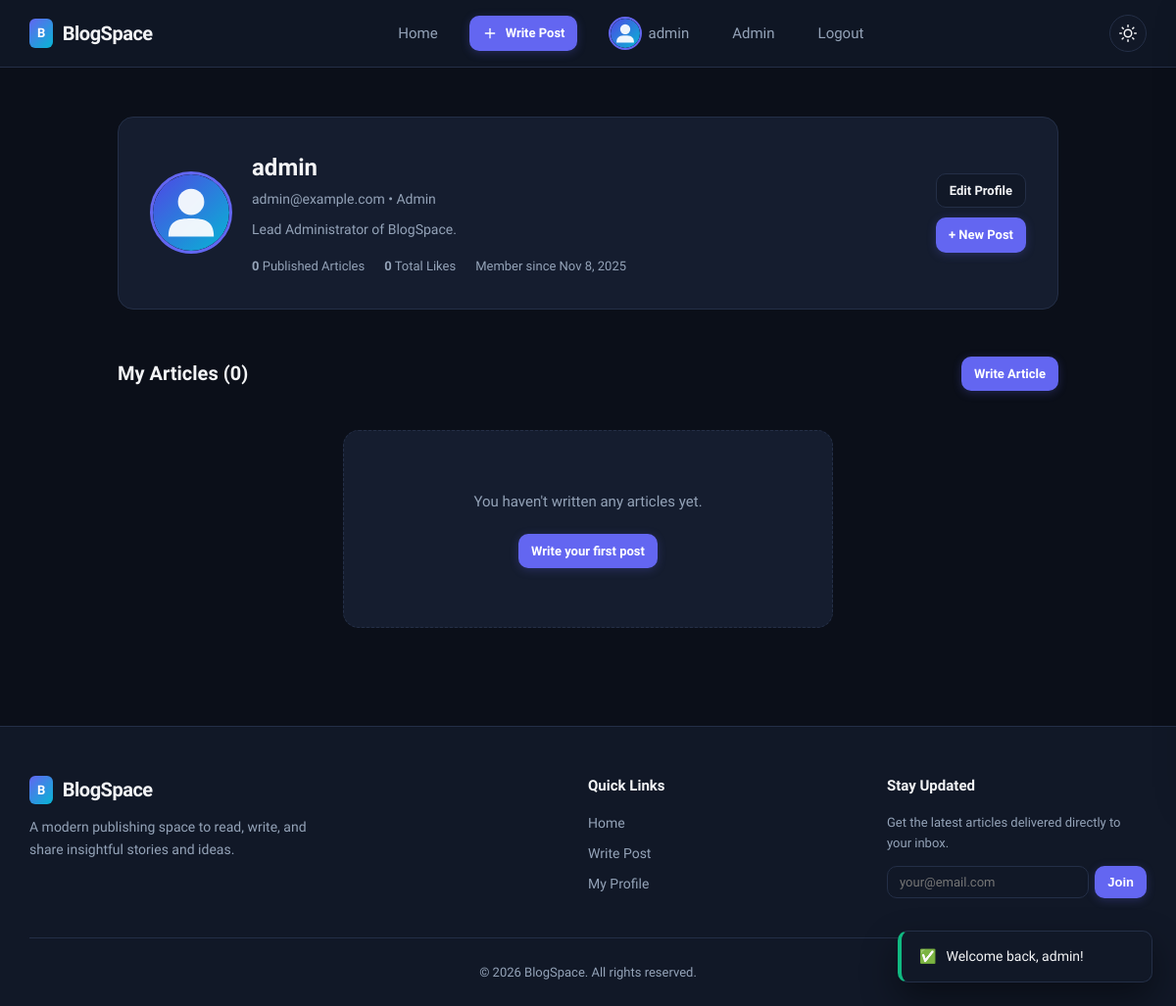
The app's page /profile.php (signed in) with its own data.
### tables this page shows
CREATE TABLE IF NOT EXISTS user (
  id INT AUTO_INCREMENT PRIMARY KEY,
  username VARCHAR(50) NOT NULL UNIQUE,
  email VARCHAR(150) NOT NULL UNIQUE,
  password VARCHAR(255) NOT NULL,
  role VARCHAR(30) DEFAULT 'user',
  profile_image VARCHAR(255) DEFAULT NULL,
  bio TEXT DEFAULT NULL,
  created_at TIMESTAMP DEFAULT CURRENT_TIMESTAMP
);

### inc/helpers.php (called while the page is built, shortened)
<?php
function is_logged_in() {
    return !empty($_SESSION['user']) && !empty($_SESSION['user']['id']);
}
function is_admin() {
    return is_logged_in() && (($_SESSION['user']['role'] ?? '') === 'admin');
}
function get_avatar_url($profileImage) {
    return BASE_URL . 'assets/default-avatar.svg';
}

### profile.php (the view, shortened to what this page needs)
<?php
require_once __DIR__ . '/inc/helpers.php';
$uid = current_user_id();
$stmt = $pdo->prepare('SELECT id, username, email, profile_image, bio, role, created_at FROM `user` WHERE id = :id LIMIT 1');
$stmt->execute([':id' => $uid]);
$user = $stmt->fetch();
$postStmt = $pdo->prepare('
    SELECT p.*, c.name AS category_name,
    (SELECT COUNT(*) FROM post_like WHERE post_id = p.id) AS likes_count
    FROM blogPost p
    LEFT JOIN category c ON p.category_id = c.id
    WHERE p.user_id = :uid
    ORDER BY p.created_at DESC
');
$postStmt->execute([':uid' => $uid]);
$myPosts = $postStmt->fetchAll();
$likesCountStmt = $pdo->prepare('
    SELECT COUNT(*) FROM post_like pl
    JOIN blogPost bp ON pl.post_id = bp.id
    WHERE bp.user_id = :uid
');
$likesCountStmt->execute([':uid' => $uid]);
$totalLikes = (int)$likesCountStmt->fetchColumn();
require_once __DIR__ . '/inc/header.php';
?>
<div class="article-container" style="max-width:960px;">
  <div class="author-card-box" style="margin-top:20px;padding:32px;">
    <img src="<?php echo get_avatar_url($user['profile_image']); ?>" alt="Profile" class="author-card-avatar" style="width:84px;height:84px;">
    <div class="author-card-info" style="flex:1;">
      <h1 style="font-size:24px;font-weight:800;"><?php echo htmlspecialchars($user['username']); ?></h1>
      <p style="color:var(--text-muted);font-size:14px;"><?php echo htmlspecialchars($user['email']); ?> &bull; <span style="text-transform:capitalize;"><?php echo htmlspecialchars($user['role']); ?></span></p>
      <p style="margin:8px 0 16px;font-size:14px;line-height:1.6;">
        <?php echo !empty($user['bio']) ? htmlspecialchars($user['bio']) : 'No bio added yet. Tell other readers about yourself!'; ?>
      </p>
      <div style="display:flex;align-items:center;gap:20px;font-size:13px;color:var(--text-muted);">
        <span><strong><?php echo count($myPosts); ?></strong> Published Articles</span>
        <span><strong><?php echo $totalLikes; ?></strong> Total Likes</span>
        <span>Member since <?php echo date('M j, Y', strtotime($user['created_at'])); ?></span>
      </div>
    </div>
    <div style="display:flex;flex-direction:column;gap:10px;">
      <a href="<?php echo BASE_URL; ?>profile_edit.php" class="btn btn-secondary btn-sm">Edit Profile</a>
      <a href="<?php echo BASE_URL; ?>posts/new.php" class="btn btn-primary btn-sm">+ New Post</a>
    </div>
  </div>
  <div style="margin-top:40px;">
    <div style="display:flex;align-items:center;justify-content:space-between;margin-bottom:20px;">
      <h2 style="font-size:20px;font-weight:700;">My Articles (<?php echo count($myPosts); ?>)</h2>
      <a href="<?php echo BASE_URL; ?>posts/new.php" class="btn btn-primary btn-sm">Write Article</a>
    </div>
    <?php if (empty($myPosts)): ?>
      <div class="empty-state">
        <p>You haven't written any articles yet.</p>
        <a href="<?php echo BASE_URL; ?>posts/new.php" class="btn btn-primary btn-sm">Write your first post</a>
      </div>
    <?php endif; ?>
  </div>
</div>
<?php require_once __DIR__ . '/inc/footer.php'; ?>

### inc/header.php (shortened to what this page needs)
<?php
require_once __DIR__ . '/helpers.php';
?>
<!DOCTYPE html>
<html lang="en" data-theme="dark">
<head>
  <link rel="stylesheet" href="<?php echo BASE_URL; ?>assets/css/styles.css?v=<?php echo filemtime(__DIR__ . '/../assets/css/styles.css'); ?>">
</head>
<body>
<header class="site-header">
  <div class="container header-container">
    <a href="<?php echo BASE_URL; ?>index.php" class="brand-logo">
      <span class="brand-badge">B</span>
      <span><?php echo htmlspecialchars(SITE_NAME); ?></span>
    </a>
    <nav class="nav-desktop">
      <a href="<?php echo BASE_URL; ?>index.php" class="nav-link">Home</a>
      <?php if (is_logged_in()): ?>
        <a href="<?php echo BASE_URL; ?>posts/new.php" class="btn btn-primary btn-sm">
          <svg xmlns="http://www.w3.org/2000/svg" width="16" height="16" viewBox="0 0 24 24" fill="none" stroke="currentColor" stroke-width="2" stroke-linecap="round" stroke-linejoin="round"><line x1="12" y1="5" x2="12" y2="19"></line><line x1="5" y1="12" x2="19" y2="12"></line></svg>
          Write Post
        </a>
        <a href="<?php echo BASE_URL; ?>profile.php" class="nav-link">
          <img src="<?php echo get_avatar_url($_SESSION['user']['profile_image'] ?? null); ?>" alt="Avatar" class="nav-avatar">
          <span><?php echo htmlspecialchars($_SESSION['user']['username']); ?></span>
        </a>
        <?php if (is_admin()): ?>
          <a href="<?php echo BASE_URL; ?>admin/index.php" class="nav-link">Admin</a>
        <?php endif; ?>
        <a href="<?php echo BASE_URL; ?>auth/logout.php" class="nav-link">Logout</a>
      <?php else: ?>
        <a href="<?php echo BASE_URL; ?>auth/login.php" class="nav-link">Log In</a>
        <a href="<?php echo BASE_URL; ?>auth/register.php" class="btn btn-primary btn-sm">Register</a>
      <?php endif; ?>
    </nav>
    <div style="display:flex;align-items:center;gap:10px;">
      <button class="btn-theme-toggle" type="button" aria-label="Toggle theme">
      </button>
    </div>
  </div>
</header>
<div id="toast-container"></div>
<main class="site-main">
  <div class="container">

### inc/footer.php (shortened to what this page needs)
  </div>
</main>
<footer class="site-footer">
  <div class="container">
    <div class="footer-grid">
      <div class="footer-brand">
        <div class="brand-logo">
          <span class="brand-badge">B</span>
          <span><?php echo htmlspecialchars(SITE_NAME); ?></span>
        </div>
        <p>A modern publishing space to read, write, and share insightful stories and ideas.</p>
      </div>
      <div class="footer-col">
        <h5>Quick Links</h5>
        <ul class="footer-links">
          <li><a href="<?php echo BASE_URL; ?>index.php">Home</a></li>
          <?php if (is_logged_in()): ?>
            <li><a href="<?php echo BASE_URL; ?>posts/new.php">Write Post</a></li>
            <li><a href="<?php echo BASE_URL; ?>profile.php">My Profile</a></li>
          <?php else: ?>
            <li><a href="<?php echo BASE_URL; ?>auth/login.php">Log In</a></li>
            <li><a href="<?php echo BASE_URL; ?>auth/register.php">Create Account</a></li>
          <?php endif; ?>
        </ul>
      </div>
      <div class="footer-col">
        <h5>Stay Updated</h5>
        <p style="margin-bottom:12px;font-size:13px;">Get the latest articles delivered directly to your inbox.</p>
        <form id="newsletter-form" style="display:flex;gap:6px;">
          <input type="email" name="email" class="form-control" placeholder="your@email.com" required style="padding:8px 12px;font-size:13px;">
          <button type="submit" class="btn btn-primary btn-sm">Join</button>
        </form>
      </div>
    </div>
    <div class="footer-bottom">
      <p>&copy; <?php echo date('Y'); ?> <?php echo htmlspecialchars(SITE_NAME); ?>. All rights reserved.</p>
    </div>
  </div>
</footer>
</body>
</html>

### records on screen
user: username "admin", email "admin@example.com", role "Admin", bio "Lead Administrator of BlogSpace.", created_at "Nov 8, 2025"

### other values on screen
SITE_NAME "BlogSpace"
$_SESSION['user']['username'] "admin"
count($myPosts) "0"
$totalLikes "0"
